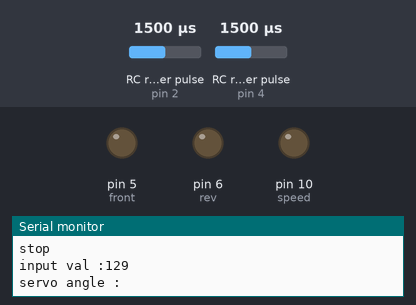
A sketch run on a simulated Arduino Uno, built with avr-gcc and run on an emulated ATmega328P. Parts: output pins drawn as LEDs (lit = HIGH), the last lines printed to the serial monitor. Wiring (inferred from the names in the program): 2 × RC receiver channel: data pin 4 / data pin 2. The inputs (shaded band) are chosen by the test bench; at power-on: RC receiver pulse (sensors on pin 4, pin 2) 1500 µs.

Above: at 1.2 s.
1.3 s: RC receiver pulse (sensor on pin 4) set to 1474 µs
2.8 s: RC receiver pulse (sensor on pin 4) set to 1447 µs
At 4.0 s:
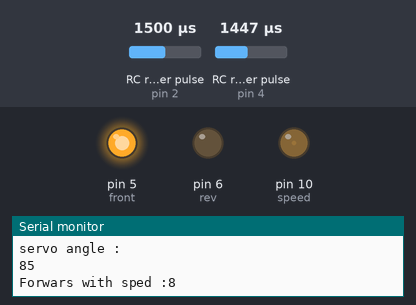
4.3 s: RC receiver pulse (sensor on pin 4) set to 1250 µs
At 6.3 s:
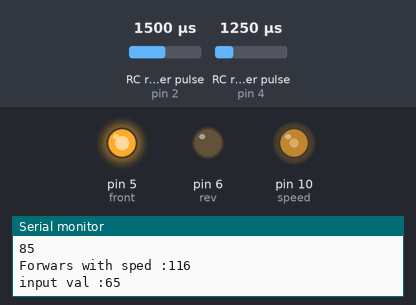
7.3 s: RC receiver pulse (sensor on pin 4) set to 1020 µs
8.8 s: RC receiver pulse (sensor on pin 4) set to 1750 µs
At 9.9 s:
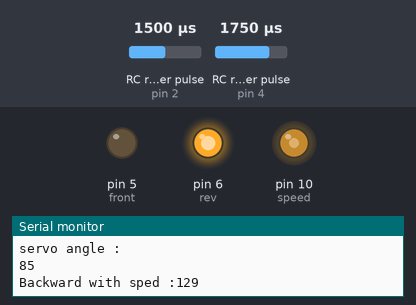
Timing chart, 0 to 11.8 s (numbered marks = the images above; inputs shaded):
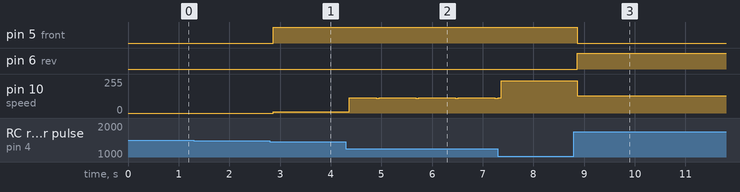

Measured:
- the behaviour switches between 1462 and 1461 µs on RC receiver pulse (sensor on pin 4) (found by bisection; images 0 and 1)
- after the input at 2.8 s, pin 5 (front): LOW → HIGH after 0.06 s; pin 10 (speed): 0/255 → 8/255 after 0.06 s
- after the input at 4.3 s, pin 10 (speed): 8/255 → 116/255 after 0.06 s, → 112/255 2.9 s later
- after the input at 8.8 s, pin 5 (front): HIGH → LOW after 0.06 s; pin 6 (rev): LOW → HIGH after 0.06 s; pin 10 (speed): 241/255 → 129/255 after 0.06 s

The sketch:

buggy.ino
```cpp
#include <Servo.h>
Servo myservo;
const int ch2 = 4;
const int ch4 = 2;
int ch2pwm,mapch2pwm;
const int front = 5;
const int rev = 6;
const int speed = 10;
void setup() {
// put your setup code here, to run once:
//pinMode(ch2,INPUT);
pinMode(front,OUTPUT);
pinMode(rev,OUTPUT);
Serial.begin(9600);
}

void loop() {
    mapch2pwm = map(pulseIn(ch2,HIGH),993,1986,0,254);
     Serial.print("input val :");
     Serial.println(mapch2pwm);
    if (mapch2pwm>120 && mapch2pwm<130)
    {
        stop();
    }

    if(mapch2pwm>130 && mapch2pwm<254 )
    {
      backward(map(pulseIn(ch2,HIGH),994,1986,0,254));
    }
    if(mapch2pwm<120 && mapch2pwm>0)
    {
      forward(map(pulseIn(ch2,HIGH),994,1986,0,254));
    }
}
void forward(int sp)
{
    digitalWrite(front,HIGH);
    digitalWrite(rev,LOW);
    int i = map(sp,120,0,0,254);
    analogWrite(speed,i);
    myservo.write(map(pulseIn(ch4,HIGH),994,1986,50,120));
    Serial.println("servo angle :");
     Serial.println(map(pulseIn(ch4,HIGH),994,1986,50,120));
    Serial.print("Forwars with sped :");
    Serial.println(i);
}
void backward(int sp)
{
    digitalWrite(front,LOW);
    digitalWrite(rev,HIGH);
    int i = map(sp,130,254,0,254);
    analogWrite(speed,i);
     myservo.write(map(pulseIn(ch4,HIGH),994,1986,50,120));
     Serial.println("servo angle :");
     Serial.println(map(pulseIn(ch4,HIGH),994,1986,50,120));
    Serial.print("Backward with sped :");
    Serial.println(i);
}
void stop()
{
    digitalWrite(front,LOW);
    digitalWrite(rev,LOW);
     myservo.write(map(pulseIn(ch4,HIGH),994,1986,50,120));
     Serial.println("servo angle :");
     Serial.println(map(pulseIn(ch4,HIGH),994,1986,50,120));
    Serial.println("stop");
}
```
